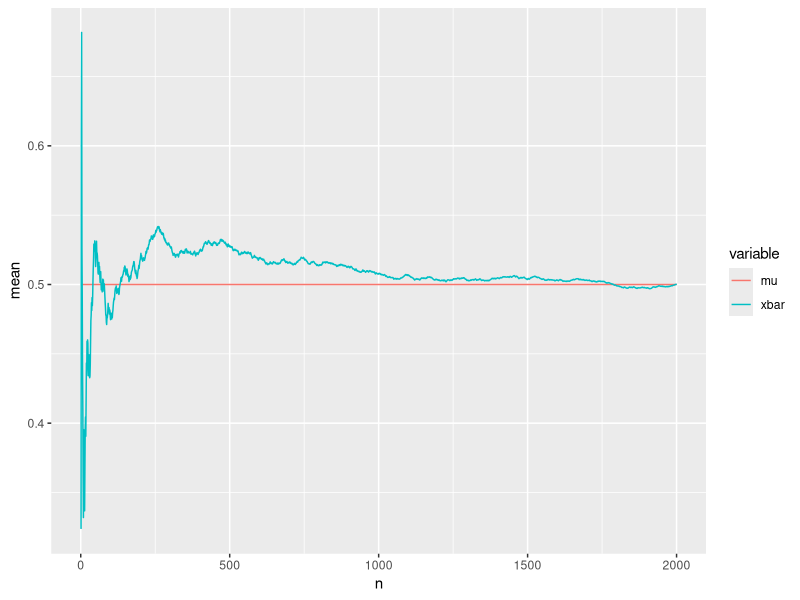
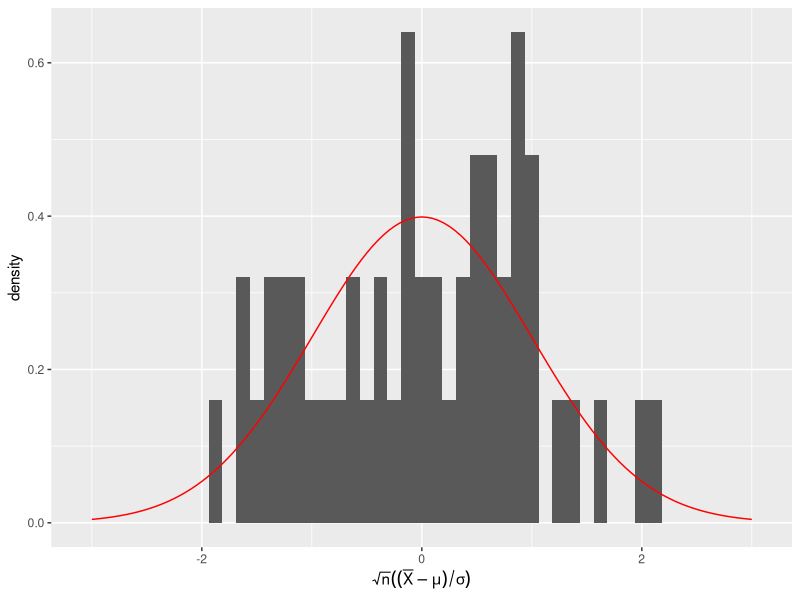
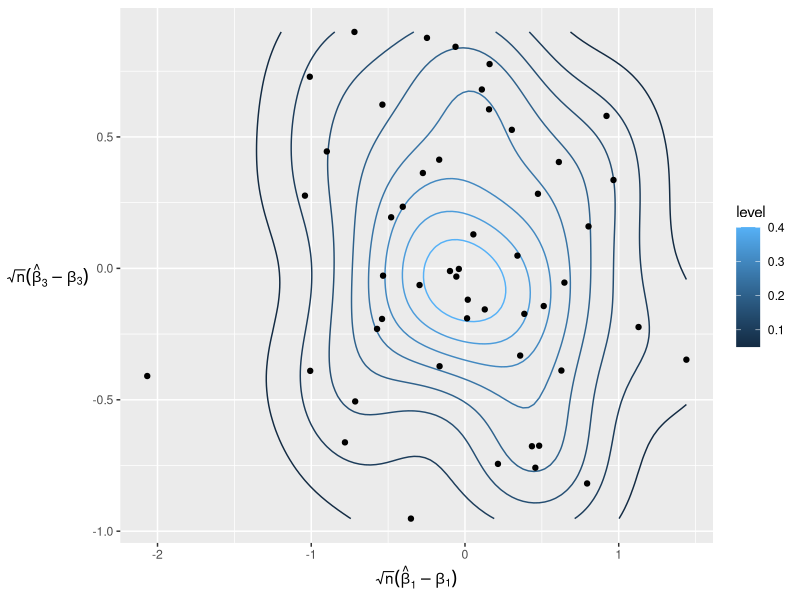
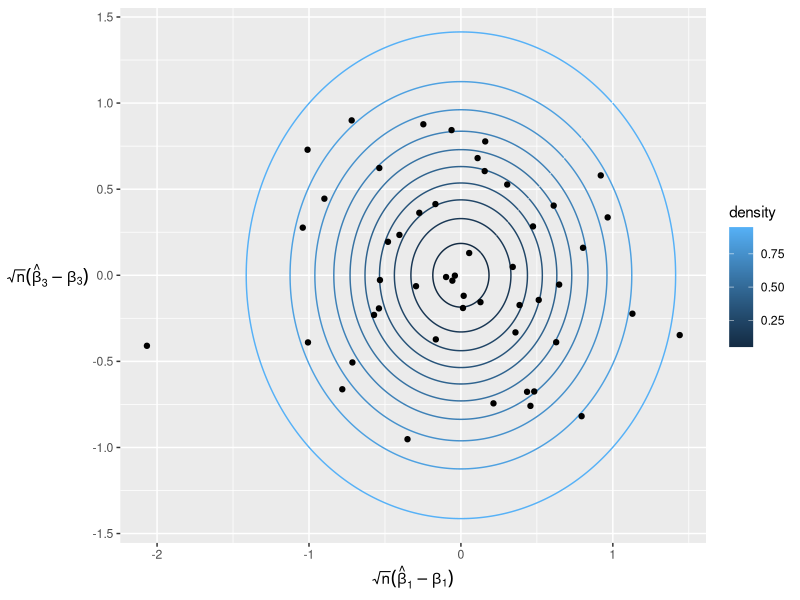

R code for these plots, in order:
## ---- chunk 1
# simulate data & compute sample average
set.seed(1809)
n0 <- 2e3
df <- data.frame(i = 1:n0, x = runif(n0), mu = 0.5)
df$xbar <- cumsum(df$x)/df$i

# plot sample average and underlying mean
library(ggplot2)
library(reshape2)
ggplot(data = melt(df[, names(df) != 'x'], id=c('i'))) +
  geom_line(aes(i, value, color = variable)) +
  labs(x = 'n', y = 'mean')
## ---- chunk 2
n0 <- 1e2                           # sample size
n1 <- 5e1                           # number of samples
df <- data.frame(sample = rep(1:n1, each = n0), x = runif(n0*n1))
library(plyr)
library(dplyr)
df <- df %>% group_by(sample) %>% summarise(xbar = mean(x))

clt <- sqrt(n0)*(df$xbar-1/2)/sqrt(1/12)  # standardized and scaled means
grid <- seq(-3, 3, 0.05)                  # for evaluating normal density

ggplot() +
  geom_histogram(aes(clt, ..density..), binwidth = 0.125) +
  geom_line(mapping=aes(x = grid, y = dnorm(grid)), color='red') +
  labs(x = expression(sqrt(n)((bar(X)-mu)/sigma)))
## ---- chunk 3
# stipulate true beta
beta <- runif(4, min=-10, max=10)

# draw regressors
df <- data.frame(
  sample = rep(1:n1, each = n0),
  obs = rep(1:n0, n1),
  x1 = rnorm(n0*n1, mean = -1),
  x2 = rbinom(n0*n1, 1, 0.3),
  x3 = rexp(n0*n1) )

# E[xx']^-1
q_inv <- solve(matrix(c(1,-1,0.3,1, -1,2,-0.3,-1,
                         0.3,-0.3,0.3,0.3, 1,-1,0.3,2), 4, 4))

# draw errors 
df$u <- runif(n0*n1, -1, 1)
u_sd <- 2/sqrt(12)

# construct y
df$y <- beta[1] + as.matrix(df[,3:5]) %*% beta[2:4] + df$u  

# estimate models
regs <- dlply(df, 'sample', function(dd) lm(y ~ x1 + x2 + x3, data = dd))
beta_hat <- laply(regs, function(ll) summary(ll)[[4]][,1] )
## ---- chunk 4
# CLT LHS
clt <- sqrt(n0)*(t(beta_hat)-beta)

ggplot(mapping = aes(x = clt[2,], y = clt[4,])) +
  geom_density2d(aes(colour=..level..)) + 
  geom_point() +
  labs(x = expression(sqrt(n)(hat(beta)[1]-beta[1])),
       y = expression(sqrt(n)(hat(beta)[3]-beta[3]))) +
  theme(axis.title.y = element_text(angle=0, vjust = 0.5))
## ---- chunk 5
# draw bivariate normal density lines
density <- seq(0.05, 0.95, 0.1) 
library(ellipse)
contours <- data.frame(ellipse(u_sd^2*matrix(q_inv[c(6,8,14,16)],2,2),
                               level = density, npoints = 1e3*length(density)))
contours$density <- density

# plot density contours with data
ggplot() +
  geom_path(data = contours,
            mapping = aes(x, y, group = density, color = density)) +
  geom_point(mapping = aes(x = clt[2,], y = clt[4,])) +
  labs(x = expression(sqrt(n)(hat(beta)[1]-beta[1])),
       y = expression(sqrt(n)(hat(beta)[3]-beta[3]))) +
  theme(axis.title.y = element_text(angle=0, vjust = 0.5))
## ---- chunk 6
p_value <- laply(regs, function(ll) summary(ll)[[4]][,4] )
all(p_value[,2:4] < 5e-2)
## ---- chunk 7
beta_hat_se <- laply(regs, function(ll) summary(ll)[[4]][,2] )
rowMeans( (beta > t(beta_hat - qnorm(0.975) * beta_hat_se)) * 
            (beta < t(beta_hat + qnorm(0.975) * beta_hat_se)))
## ---- chunk 8
